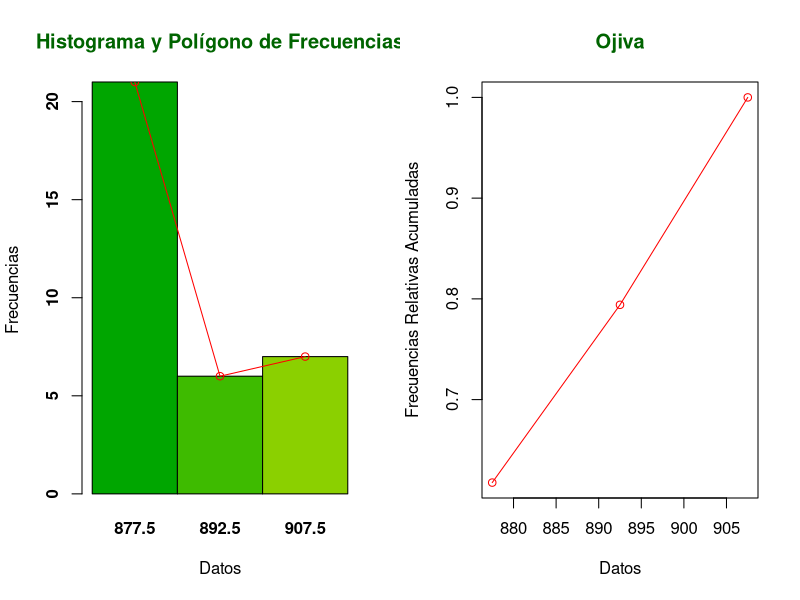

This chart was generated by the following R code:
## ---- chunk 1
library(dplyr)
## ---- chunk 2
headers <- c("ranking", "nombre", "presion", "lugar", "ano")

huracanes <- read.csv("huracanes.csv", encoding = "UTF-8", col.names = headers, sep = ";")
head(huracanes, 10)
## ---- chunk 3
histograma = function(X) {
  k = nclass.scott(X)
    
    
  Rango = ceiling(max(X) - min(X))  #Cálculo rango
  a = round(Rango/k, 1)  #Cálculo ancho de clase.
  c = abs(round(a * k - Rango, 1))
    
  #Cálculo límites de clase inferiores
  LimClasInf = numeric(k)  
  LimClasInf[1] = min(X) - c/2
  for (i in 2:k) {
        LimClasInf[i] = LimClasInf[i - 1] + a
  }
  LimClasInf = round(LimClasInf, 2)
  
  #Cálculo limites de clase superiores
  LimClasSup = numeric(k)  
  LimClasSup[1] = LimClasInf[1] + a
  for (i in 2:k) {
      LimClasSup[i] = LimClasSup[i - 1] + a
  }
  LimClasSup = round(LimClasSup, 2)
  
  #Cálculo marcas de clase
  MarClas = numeric(k)  
  for (i in 1:k) {
      MarClas[i] = (LimClasInf[i] + LimClasSup[i])/2
  }
  
  MarClas = round(MarClas, 2)
  
  Freq = numeric(k)
  for (i in 1:k) {
      Freq[i] = length(X[X >= LimClasInf[i] & X < LimClasSup[i]])
  }
  
  FreqAc = cumsum(Freq)  #Cálculo Frecuencias Acumuladas
  Rel = round(Freq/sum(Freq), 4)  #Cálculo Frecuencias Relativas
  RelAc = round(cumsum(Rel), 4)  #Cálculo de Frecuencias Relativas Acumuladas 
  
  # Tabla de Frecuencias
  TabFreq = data.frame(LimClasInf, LimClasSup, MarClas, Freq, FreqAc, Rel, 
      RelAc)
  print(TabFreq)
  
  par(mfrow = c(1, 2))
  
  # Histograma con Polígono de Frecuencias
  TabFreq.bar = barplot(TabFreq$Freq, space = 0, font = 2, col.main = "darkgreen", 
      main = "Histograma y Polígono de Frecuencias", xlab = "Datos", ylab = "Frecuencias", 
      names.arg = MarClas, col = terrain.colors(8))
  lines(x = TabFreq.bar, y = TabFreq$Freq, col = "red")
  points(x = TabFreq.bar, y = TabFreq$Freq, col = "red")
  
  # Generando Ojiva
  plot(TabFreq$MarClas, TabFreq$RelAc, col = "red", ylab = "Frecuencias Relativas Acumuladas", 
      xlab = "Datos")
  lines(TabFreq$MarClas, TabFreq$RelAc, col = "red")
  title(main = "Ojiva", col.main = "darkgreen")
}
## ---- chunk 4
histograma(huracanes[,"presion"]) 
